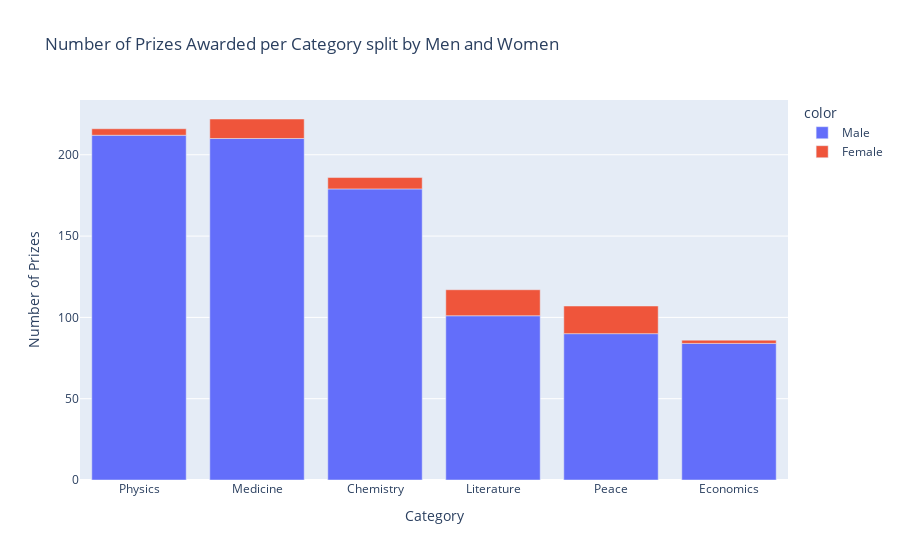

Notebook code cell kept with this figure:
### Code cell
v_bar_split = px.bar(x= cat_men_women.category, y=cat_men_women.prize, color=cat_men_women.sex, title="Number of Prizes Awarded per Category split by Men and Women")
v_bar_split.update_layout(xaxis_title="Category", yaxis_title="Number of Prizes")
v_bar_split.show()

### Figure 1 — Plotly figure (JSON) as saved in the notebook; plotly's stock layout.template omitted (floating-point values rounded to 4 significant figures)
{"data": [{"alignmentgroup": "True", "hovertemplate": "color=Male<br>x=%{x}<br>y=%{y}<extra></extra>", "legendgroup": "Male", "marker": {"color": "#636efa", "pattern": {"shape": ""}}, "name": "Male", "offsetgroup": "Male", "orientation": "v", "showlegend": true, "textposition": "auto", "type": "bar", "x": ["Physics", "Medicine", "Chemistry", "Literature", "Peace", "Economics"], "xaxis": "x", "y": [212, 210, 179, 101, 90, 84], "yaxis": "y"}, {"alignmentgroup": "True", "hovertemplate": "color=Female<br>x=%{x}<br>y=%{y}<extra></extra>", "legendgroup": "Female", "marker": {"color": "#EF553B", "pattern": {"shape": ""}}, "name": "Female", "offsetgroup": "Female", "orientation": "v", "showlegend": true, "textposition": "auto", "type": "bar", "x": ["Peace", "Literature", "Medicine", "Chemistry", "Physics", "Economics"], "xaxis": "x", "y": [17, 16, 12, 7, 4, 2], "yaxis": "y"}], "layout": {"barmode": "relative", "legend": {"title": {"text": "color"}, "tracegroupgap": 0}, "title": {"text": "Number of Prizes Awarded per Category split by Men and Women"}, "xaxis": {"anchor": "y", "domain": [0, 1], "title": {"text": "Category"}}, "yaxis": {"anchor": "x", "domain": [0, 1], "title": {"text": "Number of Prizes"}}}}
